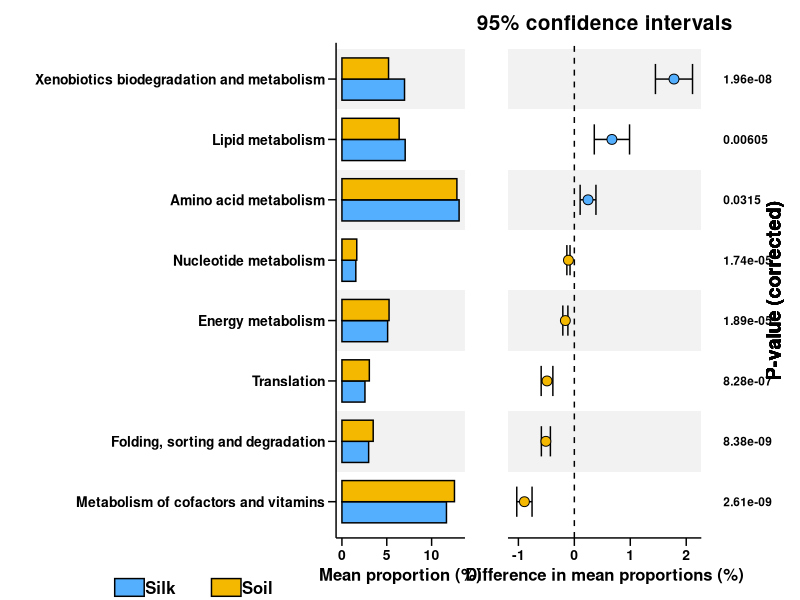

Generate this figure with R:


#Figure S3
raw_data <- read.table("16S_pathway.L2.txt",header = TRUE,row.names = 1,sep = "\t")
group <- read.table("group.txt",header = FALSE,sep = "\t")

data<- as.data.frame(lapply(raw_data, function(x)x / sum(x)))

row.names(data)<- row.names(raw_data)
library(tidyverse)
data <- data*100
data <- data %>% filter(apply(data,1,mean) > 1)
data <- t(data)
data1 <- data.frame(data,group$V2)
colnames(data1) <- c(colnames(data),"Group")
data1$Group <- as.factor(data1$Group)

## t-test

diff <- data1 %>% 
    select_if(is.numeric) %>%
    map_df(~ broom::tidy(t.test(. ~ Group,data = data1)), .id = 'var')
#bonferroni
diff$p.value <- p.adjust(diff$p.value,"bonferroni")
#TableS9
write.csv(diff,file="16S_diff_PICRUSt2_KEGG_L2_bonferroni.csv")
diff <- diff %>% filter(p.value < 0.05)

#plot
abun.bar <- data1[,c(diff$var,"Group")] %>% 
    gather(variable,value,-Group) %>% 
    group_by(variable,Group) %>% 
    summarise(Mean = mean(value))


diff.mean <- diff[,c("var","estimate","conf.low","conf.high","p.value")]
diff.mean$Group <- c(ifelse(diff.mean$estimate >0,levels(data1$Group)[1],
                            levels(data1$Group)[2]))
diff.mean <- diff.mean[order(diff.mean$estimate,decreasing = TRUE),]


library(ggplot2)
wbwPalette <- c("#55AFFF", "#F4B800")
abun.bar$variable <- factor(abun.bar$variable,levels = rev(diff.mean$var))
p1 <- ggplot(abun.bar,aes(variable,Mean,fill = Group)) +
    scale_x_discrete(limits = levels(diff.mean$var)) +
    coord_flip() +
    xlab("") +
    ylab("Mean proportion (%)") +
    theme(panel.background = element_rect(fill = 'transparent'),
          panel.grid = element_blank(),
          axis.ticks.length = unit(0.4,"lines"), 
          axis.ticks = element_line(color='black'),
          axis.line = element_line(colour = "black"),
          axis.title.x=element_text(colour='black', size=12,face = "bold"),
          axis.text=element_text(colour='black',size=10,face = "bold"),
          legend.title=element_blank(),
          legend.text=element_text(size=12,face = "bold",colour = "black",
                                   margin = margin(r = 20)),
          legend.position = c(-1,-0.1),
          legend.direction = "horizontal",
          legend.key.width = unit(0.8,"cm"),
          legend.key.height = unit(0.5,"cm"))


for (i in 1:(nrow(diff.mean) - 1)) 
    p1 <- p1 + annotate('rect', xmin = i+0.5, xmax = i+1.5, ymin = -Inf, ymax = Inf, 
                        fill = ifelse(i %% 2 == 0, 'white', 'gray95'))

p1 <- p1 + 
    geom_bar(stat = "identity",position = "dodge",width = 0.7,colour = "black") +
    scale_fill_manual(values=wbwPalette)



diff.mean$var <- factor(diff.mean$var,levels = levels(abun.bar$variable))
diff.mean$p.value <- signif(diff.mean$p.value,3)
diff.mean$p.value <- as.character(diff.mean$p.value)
p2 <- ggplot(diff.mean,aes(var,estimate,fill = Group)) +
    theme(panel.background = element_rect(fill = 'transparent'),
          panel.grid = element_blank(),
          axis.ticks.length = unit(0.4,"lines"), 
          axis.ticks = element_line(color='black'),
          axis.line = element_line(colour = "black"),
          axis.title.x=element_text(colour='black', size=12,face = "bold"),
          axis.text=element_text(colour='black',size=10,face = "bold"),
          axis.text.y = element_blank(),
          legend.position = "none",
          axis.line.y = element_blank(),
          axis.ticks.y = element_blank(),
          plot.title = element_text(size = 15,face = "bold",colour = "black",hjust = 0.5)) +
    scale_x_discrete(limits = levels(diff.mean$var)) +
    coord_flip() +
    xlab("") +
    ylab("Difference in mean proportions (%)") +
    labs(title="95% confidence intervals") 

for (i in 1:(nrow(diff.mean) - 1)) 
    p2 <- p2 + annotate('rect', xmin = i+0.5, xmax = i+1.5, ymin = -Inf, ymax = Inf, 
                        fill = ifelse(i %% 2 == 0, 'white', 'gray95'))

p2 <- p2 +
    geom_errorbar(aes(ymin = conf.low, ymax = conf.high), 
                  position = position_dodge(0.8), width = 0.5, size = 0.5) +
    geom_point(shape = 21,size = 3) +
    scale_fill_manual(values=wbwPalette) +
    geom_hline(aes(yintercept = 0), linetype = 'dashed', color = 'black')
    
    
p3 <- ggplot(diff.mean,aes(var,estimate,fill = Group)) +
    geom_text(aes(y = 0,x = var),label = diff.mean$p.value,
              hjust = 0,fontface = "bold",inherit.aes = FALSE,size = 3) +
    geom_text(aes(x = nrow(diff.mean)/2 +0.5,y = 0.85),label = "P-value (corrected)",
             srt = 90,fontface = "bold",size = 5) +
    coord_flip() +
    ylim(c(0,1)) +
    theme(panel.background = element_blank(),
          panel.grid = element_blank(),
          axis.line = element_blank(),
          axis.ticks = element_blank(),
          axis.text = element_blank(),
          axis.title = element_blank())

## Merge
library(patchwork)
p <- p1 + p2 + p3 + plot_layout(widths = c(4,6,2))

## save image
ggsave("16S_PICRUSt2_KEGG_L2.pdf",p,width = 10,height = 4)
   





rm(list=ls())







#TableS10
raw_data <- read.table("ITS_path_abun_unstrat_descrip.txt",header = TRUE,row.names = 1,sep = "\t")
group <- read.table("group.txt",header = FALSE,sep = "\t")

data<- as.data.frame(lapply(raw_data, function(x)x / sum(x)))

row.names(data)<- row.names(raw_data)
library(tidyverse)
data <- data*100
data <- data %>% filter(apply(data,1,mean) > 1)
data <- t(data)
data1 <- data.frame(data,group$V2)
colnames(data1) <- c(colnames(data),"Group")
data1$Group <- as.factor(data1$Group)

## t-test

diff <- data1 %>% 
  select_if(is.numeric) %>%
  map_df(~ broom::tidy(t.test(. ~ Group,data = data1)), .id = 'var')
#bonferroni
diff$p.value <- p.adjust(diff$p.value,"bonferroni")

write.csv(diff,file="ITS_diff_PICRUSt2_KEGG_L2_bonferroni.csv")

